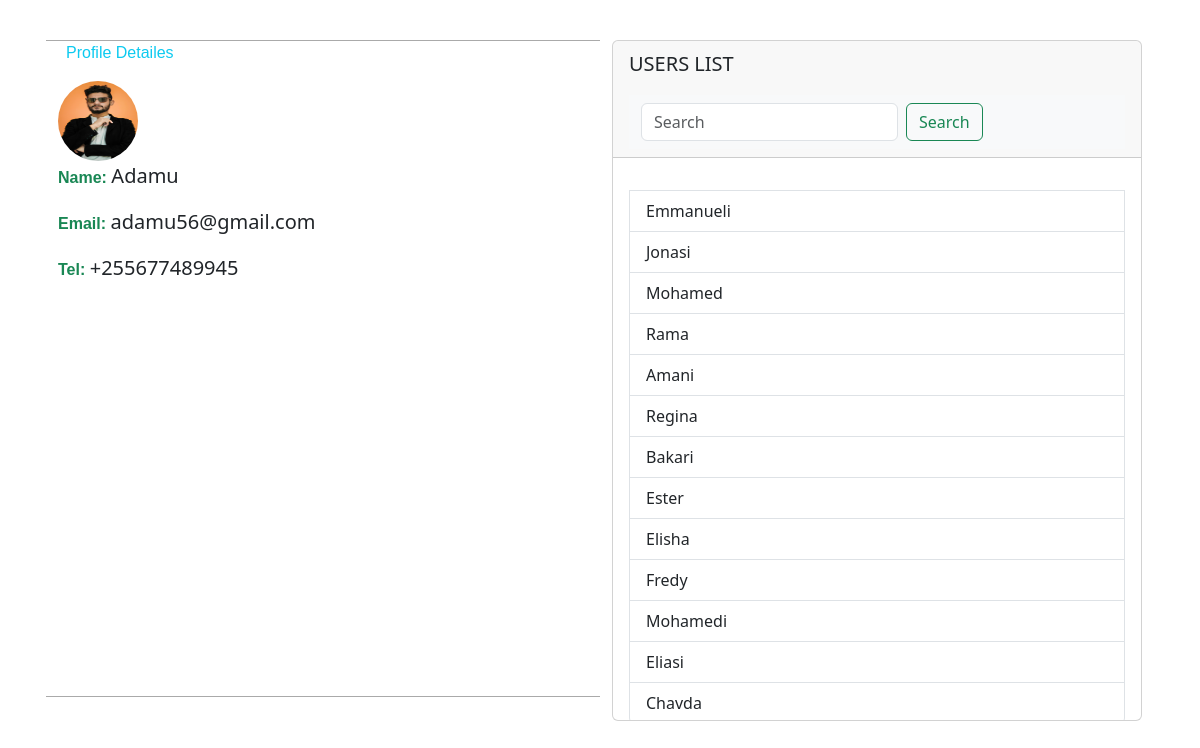
Page /dash.php (signed in) on the committed database.
### tables this page shows
CREATE TABLE `users` (
  `id` int(11) NOT NULL,
  `name` varchar(255) NOT NULL,
  `email` varchar(255) NOT NULL,
  `tel` double NOT NULL,
  `password` varchar(255) NOT NULL
);

### encrypt.php (called while the page is built)
<?php
function Encrypting($data)
{
    $cipher = 'AES-256-CBC';
    $key = 'Max_0089@all';
    $option = 0;
    $secret = sha1($key);
    $iv_encrypty = substr($secret,0,16);
    $encrypted = openssl_encrypt($data, $cipher, $key, $option, $iv_encrypty);
    return $encrypted;
}

### dash.php (the view, shortened to what this page needs)
<?php
    global $conn;
?>
<!DOCTYPE html>
<html lang="en">
<head>
    <link rel="stylesheet" href="styles.css">
    <link href="https://cdn.jsdelivr.net/npm/bootstrap@5.3.3/dist/css/bootstrap.min.css" rel="stylesheet"
>
</head>
<body>
    <div class="container my-4 myprofile">
                <div class="row myrow1 p-3">
                    <div class="col-sm-12 col-md-6 mb-4 detailesContainer">
                         <div>
                            <p class="mx-2 text-info profileTitle">profile detailes</p>
                         </div>
                        <div>
                            <img class="profile" src="profiles/profile.jpg" alt="profile">
                        </div>
                        <div>
                            <p>
                                <strong class="title text-success">Name: </strong>  <span class="lead"> <?php echo  ucfirst($_SESSION['user_name']) ?></span>
                            </p>
                        </div>
                        <div>
                            <p>
                            <strong class="title text-success">Email: </strong>  <span class="lead"> <?php echo   $_SESSION['user_email'] ?></span>
                            </p>
                        </div>
                         <div>
                            <p>
                            <strong class="title text-success">Tel: </strong>  <span class="lead"> <?php echo "+255" .  $_SESSION['user_phone'] ?></span>
                            </p>
                        </div>
                    </div>
                    <div class="col-sm-12 col-md-6">
                         <div class="card">
                            <div class="card-header">
                                <p class="text-uppercase lead">Users list</p>
                                        <nav class="navbar bg-body-tertiary">
                                            <div class="container-fluid">
                                                <form class="d-flex" role="search" action="#" method="post">
                                                <input class="form-control me-2" type="search" name="search" placeholder="Search" aria-label="Search">
                                                <button class="btn btn-outline-success" name="submit" type="submit">Search</button>
                                                </form>
                                            </div>
                                            </nav>
                            </div>
                            <div class="card-body usersBody">
                            <div class="list-group">
                                <?php
                                   $stmt = "SELECT * FROM `users`";
                                   $result = $conn->query($stmt);
                                   while ($row = $result->fetch_assoc()){
                                    ?>
                                    <?php
                                        include_once 'encrypt.php';
                                        $id3 = Encrypting($row['id']);
                                        $id4 = base64_encode($id3);
                                    ?>
                                    <a href="inbox.php?chart=<?php echo $id4; ?>" class="<?php if($_SESSION['user_id'] == $row['id']){echo "Tohide";} ?> list-group-item list-group-item-action"> <?php  $name1 = strtolower($row['name']); echo ucfirst($name1);  ?> </a>
                                    <?php
                                   }
                                   ?>
                                </div>
                            </div>
                         </div>
                    </div>
                </div>
    </div>
</body>
</html>

### styles.css (style rules this page uses)
.profile { width: 80px; height: 80px; border-radius: 40px; cursor: pointer; }
.usersBody { height: 45vh; overflow-y: scroll; }
.title { font-family: Verdana, Geneva, Tahoma, sans-serif; }
.detailesContainer { border-top: 1px solid #aaa; border-bottom: 1px solid #aaa; }
.profileTitle { text-transform: capitalize; font-family: 'Franklin Gothic Medium', 'Arial Narrow', Arial, sans-serif; }

### rows in the picture
users: name "Emmanueli"
users: name "Jonasi"
users: name "Mohamed"
users: name "Rama"
users: name "Amani"
users: name "Regina"
users: name "Bakari"
users: name "Ester"
users: name "Elisha"
users: name "Fredy"
users: name "Mohamedi"
users: name "Eliasi"
users: name "Chavda"

### other values in the picture
$_SESSION['user_name'] "Adamu"
$_SESSION['user_email'] "adamu56@gmail.com"
$_SESSION['user_phone'] "677489945"
